Frame 1 (no input): blank canvas, image omitted
Frame 60 (no input): blank canvas, image omitted
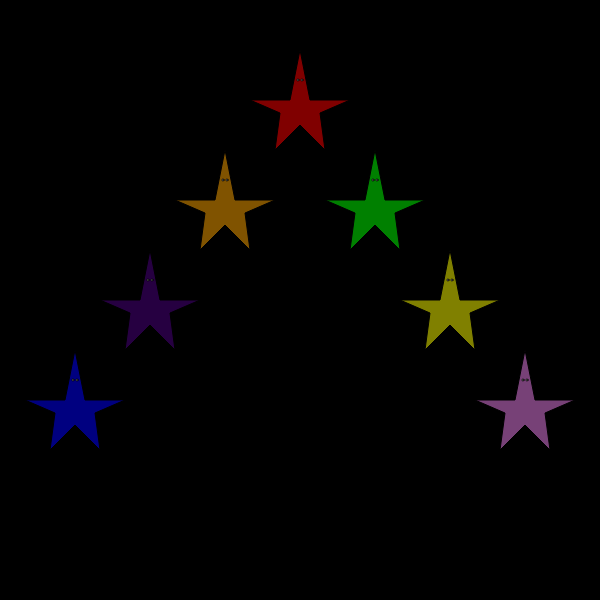
Frame 120 (the mouse pressed at the canvas centre since frame 60)

The p5.js sketch whose frames 1 and 60 were blank and that drew this single picture after the mouse press (run headless with seeded random() and noise() and a simulated clock; from frame 60 on, the mouse is pressed at the canvas centre):

// p5.js sketch
// ── sketch.js
// Akash Ravindran and Marry Soegino

function setup() {
    createCanvas(600, 600);
}

function draw() {
    background(0);
    createShape();
}

//star
function createShape() {

    //red star
    myMappedColorValue1 = map(mouseY, 0, height, 0, 255);
    myMappedColorValue2 = map(mouseY, 0, height, 0, 165);
    myMappedColorValue3 = map(mouseY, 0, height, 0, 75);
    myMappedColorValue4 = map(mouseY, 0, height, 0, 130);
    myMappedColorValue5 = map(mouseY, 0, height, 0, 238);

    push();
    translate(250, 50);
    fill(myMappedColorValue1, 0, 0);
    beginShape();
    vertex(50, 0); //ok
    vertex(60, 50); //ok
    vertex(100, 50); //ok
    vertex(70, 63);
    vertex(75, 100);
    vertex(50, 75); //okay
    vertex(25, 100);
    vertex(30, 63);
    vertex(0, 50); //ok
    vertex(40, 50); //ok
    endShape(CLOSE);


    fill(255);
    ellipse(48, 30, 2, 2);
    ellipse(52, 30, 2, 2);
    pop();


    //green
    push();
    translate(325, 150);
    fill(0, myMappedColorValue1, 0);
    beginShape();
    vertex(50, 0); //ok
    vertex(60, 50); //ok
    vertex(100, 50); //ok
    vertex(70, 63);
    vertex(75, 100);
    vertex(50, 75); //okay
    vertex(25, 100);
    vertex(30, 63);
    vertex(0, 50); //ok
    vertex(40, 50); //ok
    endShape(CLOSE);


    fill(255);
    ellipse(48, 30, 2, 2);
    ellipse(52, 30, 2, 2);
    pop();


    //blue
    push();
    translate(25, 350);
    fill(0, 0, myMappedColorValue1);
    beginShape();
    vertex(50, 0); //ok
    vertex(60, 50); //ok
    vertex(100, 50); //ok
    vertex(70, 63);
    vertex(75, 100);
    vertex(50, 75); //okay
    vertex(25, 100);
    vertex(30, 63);
    vertex(0, 50); //ok
    vertex(40, 50); //ok
    endShape(CLOSE);


    fill(255);
    ellipse(48, 30, 2, 2);
    ellipse(52, 30, 2, 2);
    pop();

    //yellow
    push();
    translate(400, 250);
    fill(myMappedColorValue1, myMappedColorValue1, 0);
    beginShape();
    vertex(50, 0); //ok
    vertex(60, 50); //ok
    vertex(100, 50); //ok
    vertex(70, 63);
    vertex(75, 100);
    vertex(50, 75); //okay
    vertex(25, 100);
    vertex(30, 63);
    vertex(0, 50); //ok
    vertex(40, 50); //ok
    endShape(CLOSE);


    fill(255);
    ellipse(48, 30, 2, 2);
    ellipse(52, 30, 2, 2);
    pop();

    //orange
    push();
    translate(175, 150);
    fill(myMappedColorValue1, myMappedColorValue2, 0);
    beginShape();
    vertex(50, 0); //ok
    vertex(60, 50); //ok
    vertex(100, 50); //ok
    vertex(70, 63);
    vertex(75, 100);
    vertex(50, 75); //okay
    vertex(25, 100);
    vertex(30, 63);
    vertex(0, 50); //ok
    vertex(40, 50); //ok
    endShape(CLOSE);


    fill(255);
    ellipse(48, 30, 2, 2);
    ellipse(52, 30, 2, 2);
    pop();


    //indigo
    push();
    translate(100, 250);
    fill(myMappedColorValue3, 0, myMappedColorValue4);
    beginShape();
    vertex(50, 0); //ok
    vertex(60, 50); //ok
    vertex(100, 50); //ok
    vertex(70, 63);
    vertex(75, 100);
    vertex(50, 75); //okay
    vertex(25, 100);
    vertex(30, 63);
    vertex(0, 50); //ok
    vertex(40, 50); //ok
    endShape(CLOSE);


    fill(255);
    ellipse(48, 30, 2, 2);
    ellipse(52, 30, 2, 2);
    pop();

    //violet
    push();
    translate(475, 350);
    fill(myMappedColorValue5, myMappedColorValue4, myMappedColorValue5);
    beginShape();
    vertex(50, 0); //ok
    vertex(60, 50); //ok
    vertex(100, 50); //ok
    vertex(70, 63);
    vertex(75, 100);
    vertex(50, 75); //okay
    vertex(25, 100);
    vertex(30, 63);
    vertex(0, 50); //ok
    vertex(40, 50); //ok
    endShape(CLOSE);


    fill(255);
    ellipse(48, 30, 2, 2);
    ellipse(52, 30, 2, 2);
    pop();

}
